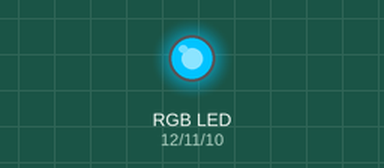
Recording of a sketch running on a simulated Arduino Uno, built with avr-gcc and run on an emulated ATmega328P. Shown: an RGB LED mixed from three pins (HIGH = lit).

Above: at 0.05 s.
At 0.15 s:
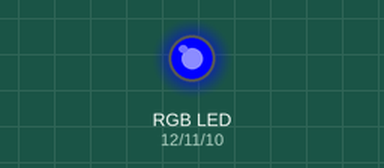
At 0.25 s:
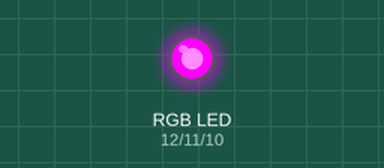
At 0.35 s:
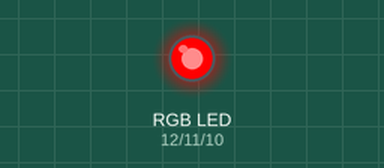
At 0.6 s:
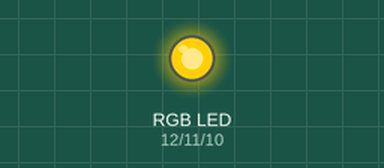
At 0.85 s:
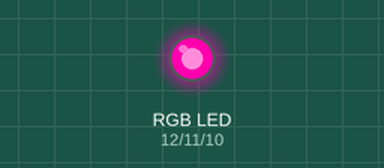
Timing chart, 0 to 3.0 s (numbered marks = the images above):
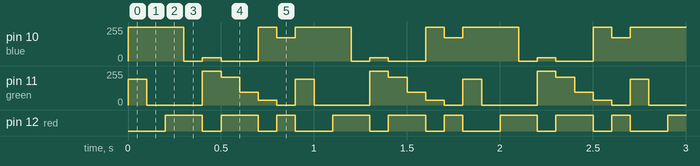

The sketch:

sketch_dec30b.ino
```cpp
int red = 12; // pin rosso
int green = 11; // pin verde
int blue = 10; // pin blu

void setup(){
  pinMode(red, OUTPUT);
  pinMode(green, OUTPUT);
  pinMode(blue, OUTPUT);
}

void loop(){
  rgb(0, 195, 255);
  delay(100);
  rgb(51, 0, 255);
  delay(100);
  rgb(191, 0, 255);
  delay(100);
  rgb(255, 0, 0);
  delay(100);
  rgb(0, 255, 26);
  delay(100);
  rgb(255, 208, 0);
  delay(100);
  rgb(255, 94, 0);
  delay(100);
  rgb(0, 34, 255);
  delay(100);
  rgb(255, 0, 174);
  delay(100);
}

void rgb(int rosso, int verde, int blu){ // per facilitare l'accensione del led e per evitare di riscrivere di nuovo
  analogWrite(red, rosso);
  analogWrite(green, verde);
  analogWrite(blue, blu);
}
```

Measured:
- by itself, pin 10 (blue): repeats every 0.90 s: 0/255 0.10 s, 26/255 0.10 s, 0/255 0.20 s, 255/255 0.10 s, 174/255 0.10 s, 255/255 0.30 s
- by itself, pin 12 (red): repeats every 0.90 s: LOW 0.10 s, HIGH 0.20 s, LOW 0.10 s, HIGH 0.10 s, LOW 0.20 s, HIGH 0.20 s
- by itself, pin 11 (green): repeats every 0.90 s: 0/255 0.30 s, 255/255 0.10 s, 208/255 0.10 s, 94/255 0.10 s, 34/255 0.10 s, 0/255 0.10 s, 195/255 0.10 s
